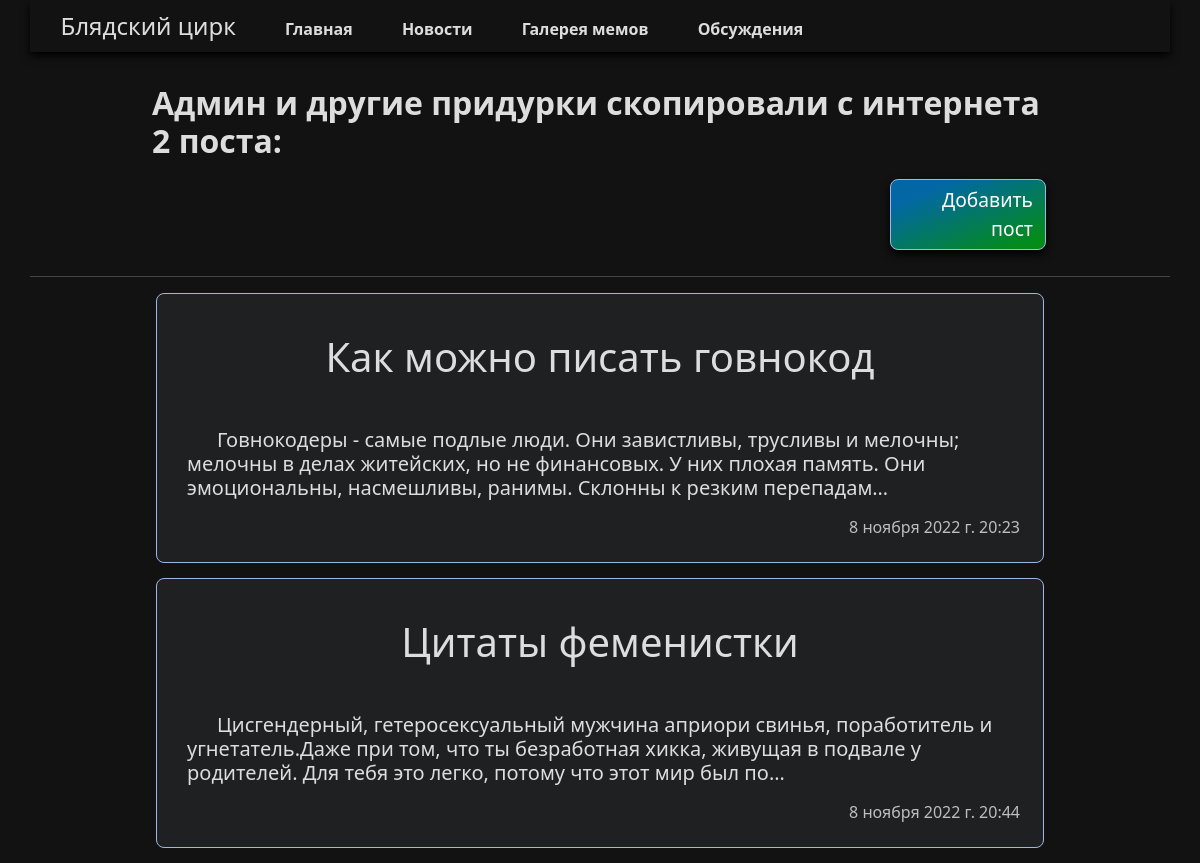
/blog/, run on an earlier commit of the app's database.
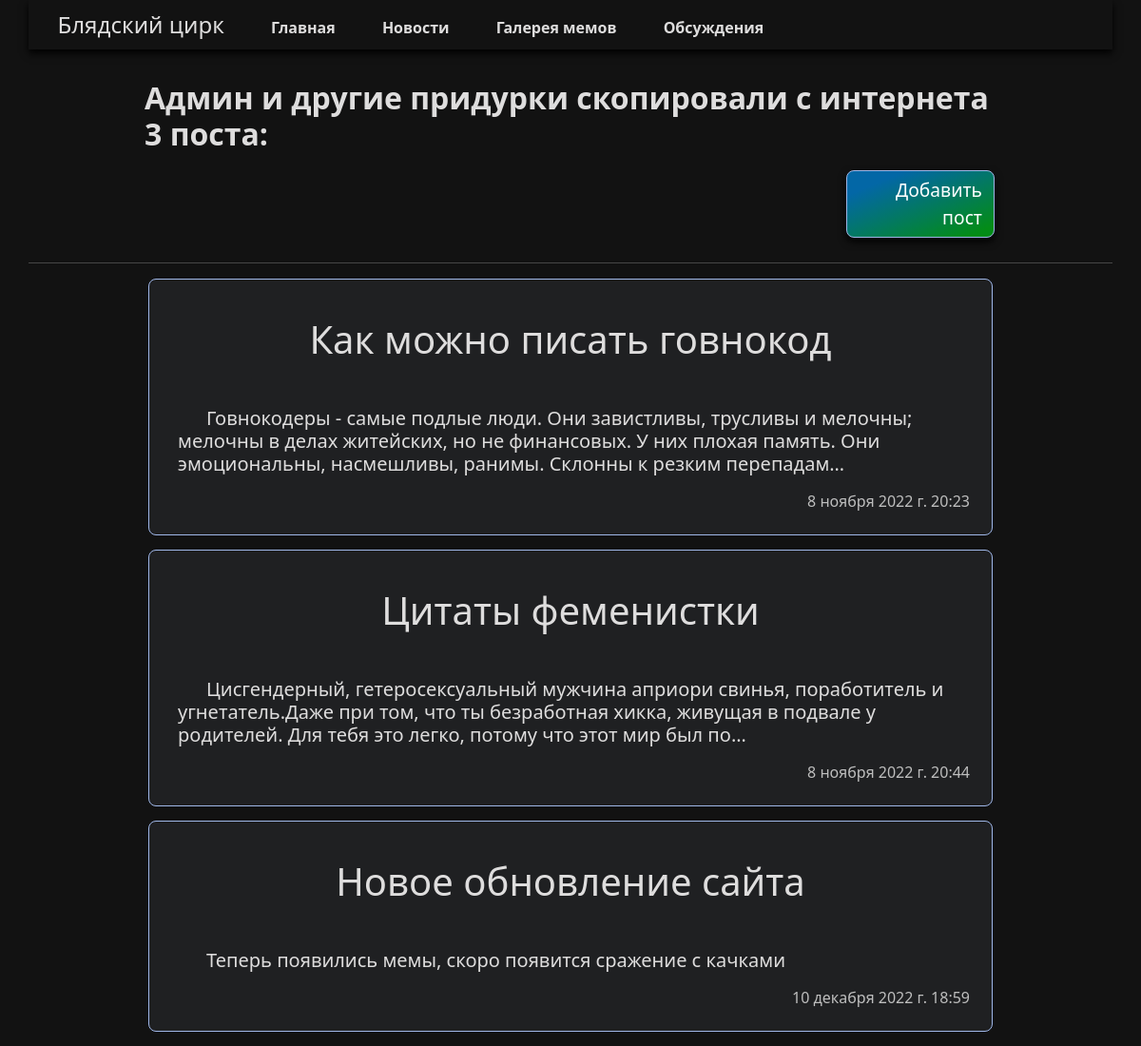
And on a later commit of the database.
### blog/models.py (models this page shows, shortened)
class Blog(models.Model):
    title = models.CharField(max_length=100, verbose_name="Название статьи")
    subtitle = models.CharField(max_length=2550000, verbose_name="Текст статьи")
    time = models.DateTimeField(auto_now=False, default=timezone.now, verbose_name="дата")
    class Meta:
        verbose_name = "Блоги"
        verbose_name_plural = "Блоги"

### blog/views.py (the view)
# urls.py: path('', views.all_blogs,name='all_blogs'),
def all_blogs(request):
    blog = Blog.objects.all()
    return render(request, 'blog/all_blogs.html', {"blog": blog})

### blog/templates/blog/all_blogs.html
{% extends 'blog/base.html' %} {% load static %} {% block content %}
    <br>
    <div class="div">
        <h2>Админ и другие придурки скопировали с интернета {{blog.count}} поста:</h2>
        <div class="div2">
            <a class="btn btn-success" style="margin: 10px; text-align: right" href=" /blog/edit-page ">Добавить пост</a>
        </div>
    </div>
    <hr>
    {% for blog in blog %} <div class="container margin">
  <div class="blog_block">
    <a href="{% url 'detail' blog.id %}">
      <h1>{{ blog.title }}</h1>
    </a>
    <h6 class="lead">{{ blog.subtitle |safe| truncatechars:200}}</h6>
    <p>{{ blog.time}}</p>
  </div>
</div> {% endfor %} {% endblock %}

What changed in the data, as far as the page shows it:
added Blog: title "Новое обновление сайта", subtitle "Теперь появились мемы, скоро появится сражение с качками", time "10 декабря 2022 г. 18:59"
Also different on the page:
{{ blog.count }}: "2" → "3"
